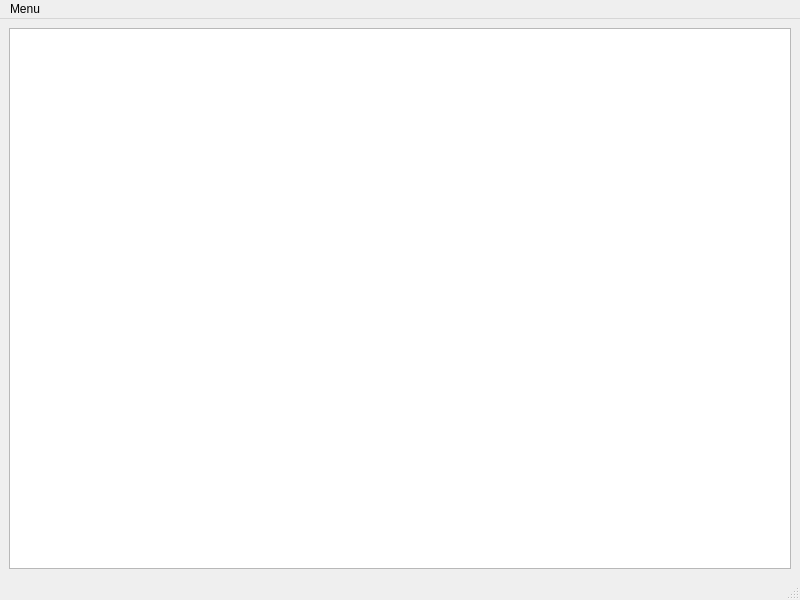
<?xml version="1.0" encoding="UTF-8"?>
<ui version="4.0">
 <class>MainWindow</class>
 <widget class="QMainWindow" name="MainWindow">
  <property name="geometry">
   <rect>
    <x>0</x>
    <y>0</y>
    <width>800</width>
    <height>600</height>
   </rect>
  </property>
  <property name="windowTitle">
   <string>MainWindow</string>
  </property>
  <widget class="QWidget" name="centralwidget">
   <layout class="QHBoxLayout" name="horizontalLayout">
    <item>
     <widget class="QGraphicsView" name="graphicsView">
      <property name="backgroundBrush">
       <brush brushstyle="NoBrush">
        <color alpha="255">
         <red>0</red>
         <green>0</green>
         <blue>0</blue>
        </color>
       </brush>
      </property>
      <property name="foregroundBrush">
       <brush brushstyle="NoBrush">
        <color alpha="255">
         <red>0</red>
         <green>0</green>
         <blue>0</blue>
        </color>
       </brush>
      </property>
     </widget>
    </item>
   </layout>
  </widget>
  <widget class="QMenuBar" name="menubar">
   <property name="geometry">
    <rect>
     <x>0</x>
     <y>0</y>
     <width>800</width>
     <height>22</height>
    </rect>
   </property>
   <widget class="QMenu" name="menuManu">
    <property name="title">
     <string>Menu</string>
    </property>
    <addaction name="separator"/>
    <addaction name="actionConnect"/>
    <addaction name="actionCamera_Settings"/>
   </widget>
   <addaction name="menuManu"/>
  </widget>
  <widget class="QStatusBar" name="statusbar"/>
  <action name="actionConnect">
   <property name="text">
    <string>Connect ...</string>
   </property>
  </action>
  <action name="actionCamera_Settings">
   <property name="text">
    <string>Camera Settings...</string>
   </property>
  </action>
 </widget>
 <resources/>
 <connections/>
</ui>
